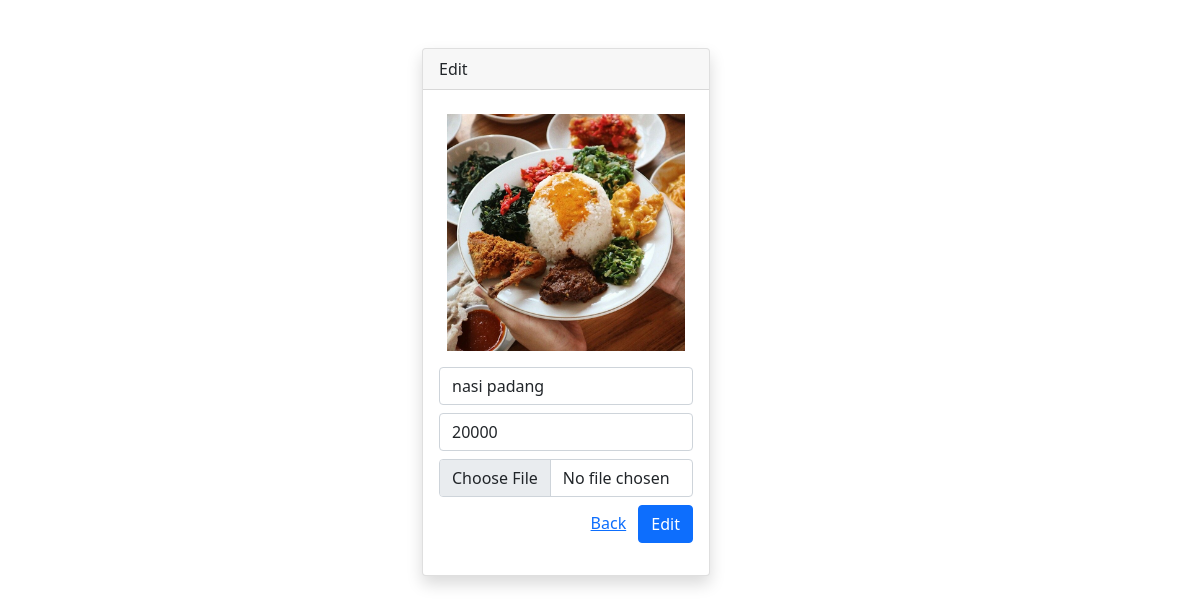
Screenshot of /menu/update.php?id=1 (signed in) with the database file from the repository.
### tables this page shows
CREATE TABLE `tb_menu` (
  `id_menu` int(11) NOT NULL,
  `name_menu` varchar(255) NOT NULL,
  `price_menu` int(11) NOT NULL,
  `image_menu` varchar(255) NOT NULL
);

### menu/update.php (the view, shortened to what this page needs)
<?php
include "../function.php";
$id = $_GET["id"];
$data = mysqli_query($connection, "SELECT * FROM tb_menu WHERE id_menu = $id");
$menu = mysqli_fetch_assoc($data);
?>
<!DOCTYPE html>
<html lang="en">
<head>
    <link rel="stylesheet" href="../bootstrap/css/bootstrap.min.css">
</head>
<body>
    <div class="container">
        <div class="row mt-5 justify-content-center">
            <div class="col-md-4">
                <div class="card shadow" style="width: 18rem;">
                    <div class="card-header text-bold">
                        Edit
                    </div>
                    <div class="card-body">
                        <form method="post" enctype="multipart/form-data">
                            <img src="../img/<?= $menu['image_menu'] ?>" class="card-img-top p-2" alt="<?= $menu['image_menu'] ?>">
                            <div class="my-2">
                                <input type="text" name="name_menu" class="form-control" placeholder="Menu Name" value="<?= $menu["name_menu"] ?>">
                            </div>
                            <div class="mb-2">
                                <input type="number" name="price_menu" class="form-control" placeholder="Price Menu" value="<?= $menu["price_menu"] ?>">
                            </div>
                            <div class="mb-2">
                                <input type="file" name="image_name" class="form-control">
                            </div>
                            <div class="mb-3 float-end">
                                <a href="../admin/index.php" class="mx-2">Back</a>
                                <button type="submit" class="btn btn-primary" name="button">
                                    Edit
                                </button>
                            </div>
                        </form>
                    </div>
                </div>
            </div>
        </div>
    </div>
</body>
</html>

### rows the page displays
tb_menu: image_menu (picture), name_menu "nasi padang", price_menu "20000"
